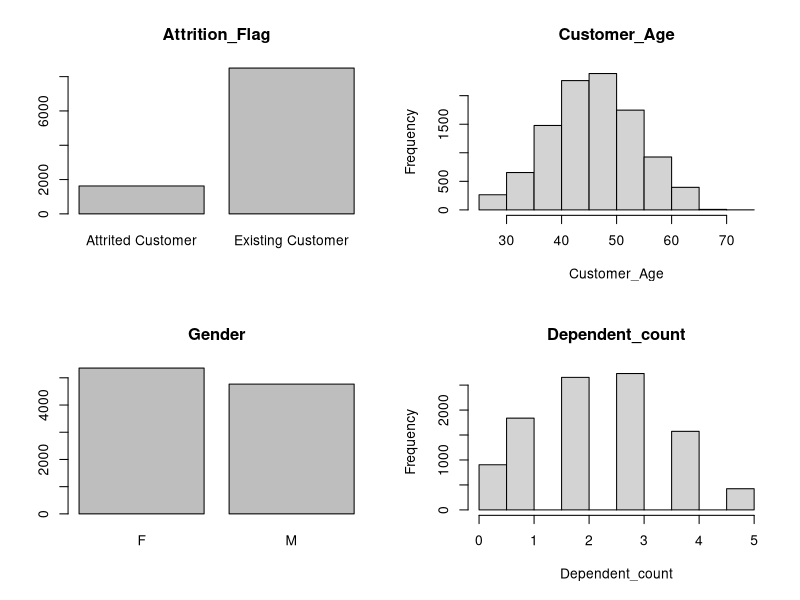
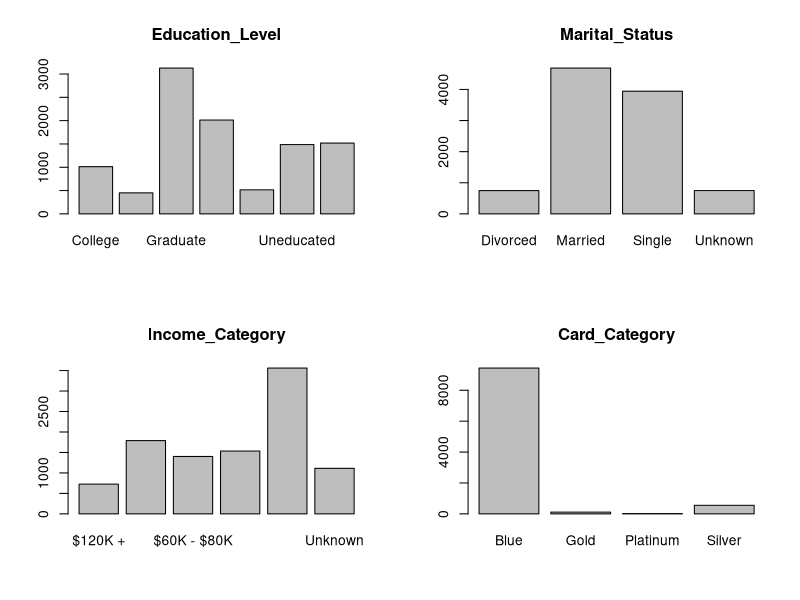
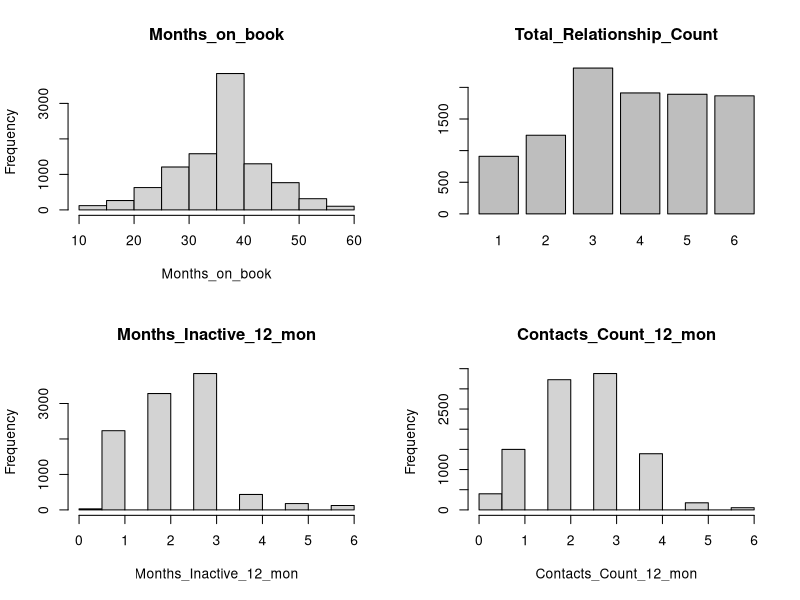
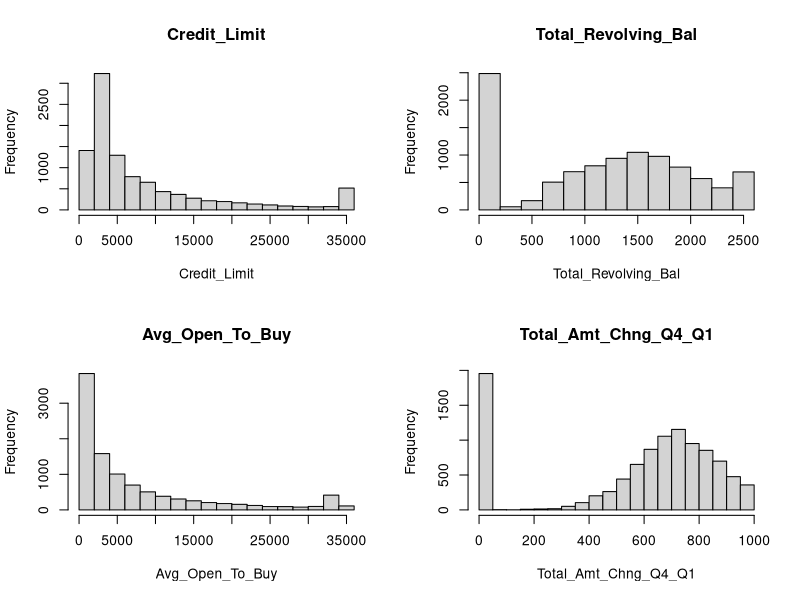
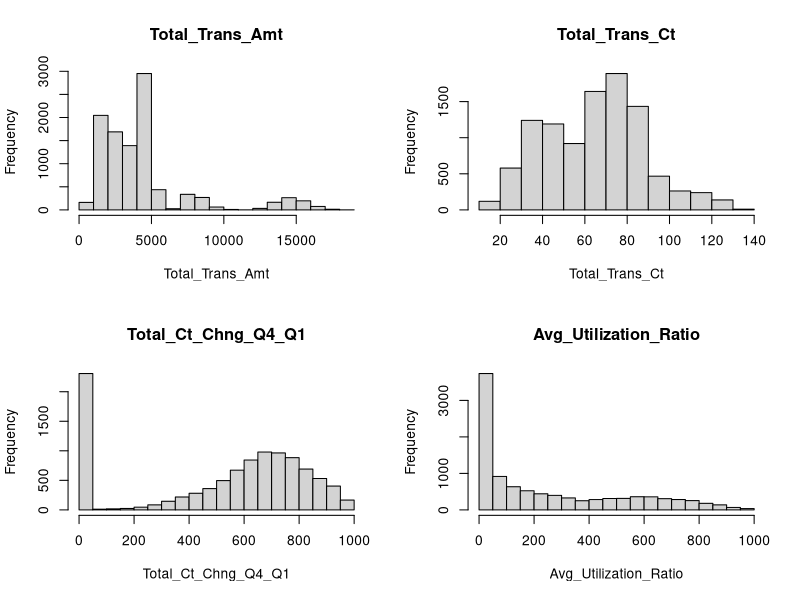
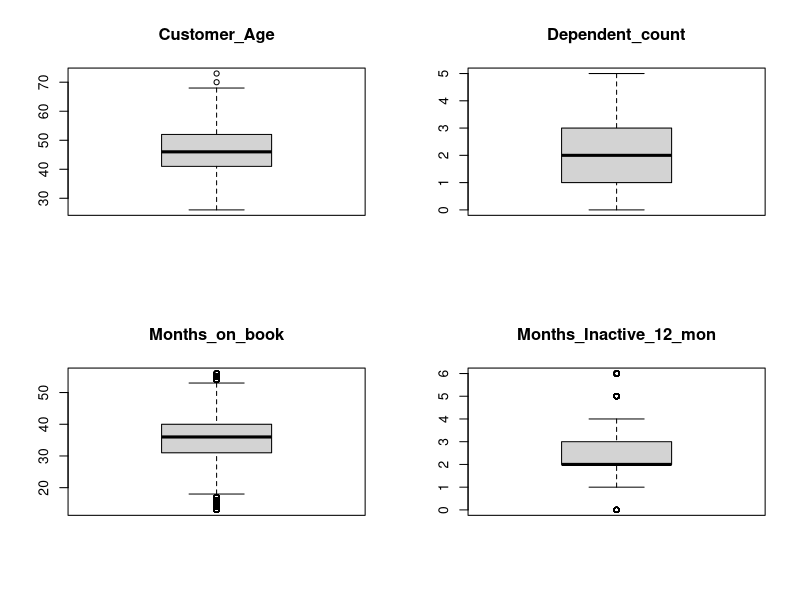
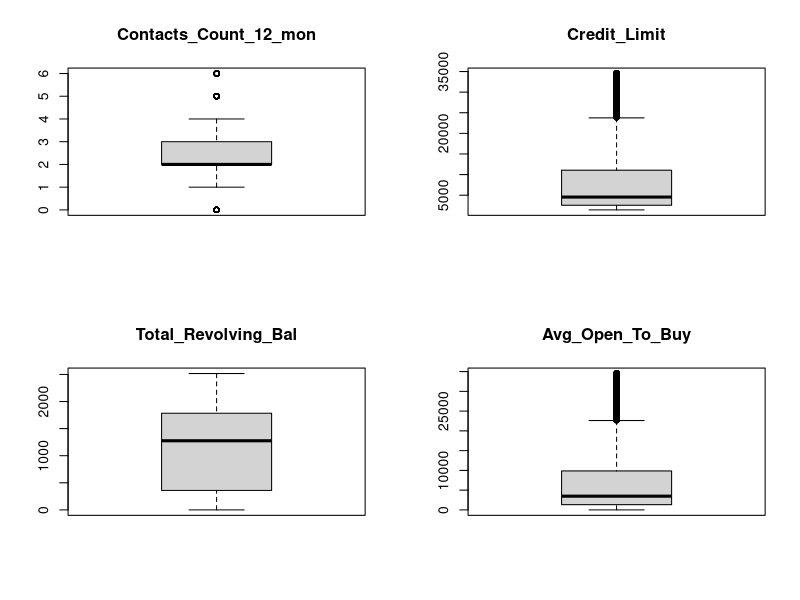
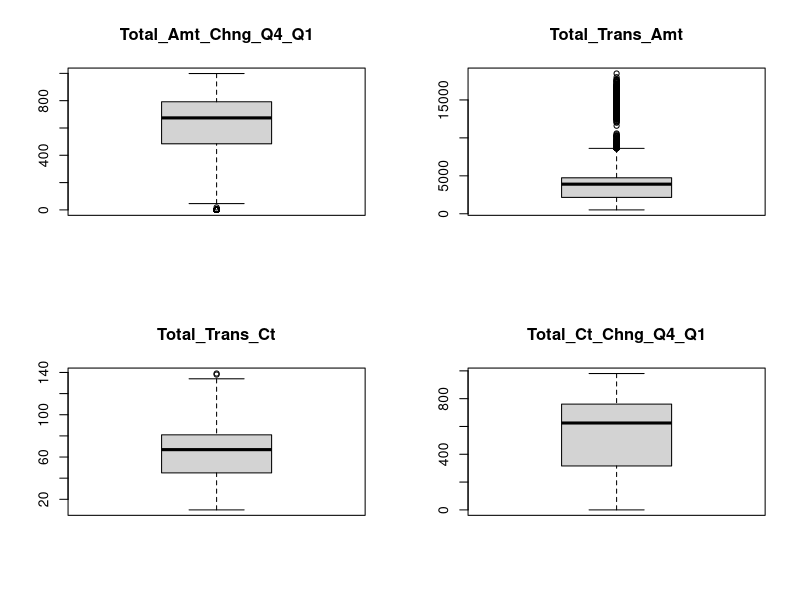

Reproduce these figures in R, in order.
## ---- chunk 1
knitr::opts_chunk$set(echo = TRUE)
## ---- chunk 2
# getwd()
## ---- chunk 3
#getwd()
## ---- chunk 4
df <- data.frame(read.csv("BankChurners.csv", header=TRUE))
attach(df)
head(df)
## ---- chunk 5
summary(df)
## ---- chunk 6
str(df) 
## ---- chunk 7
df <- df[,-(22:23)]
names(df)
## ---- chunk 8
sapply(df,class)
## ---- chunk 9
library(ggplot2)

par(mfrow=c(2,2))

#p1 <- plot(CLIENTNUM, main="CLIENTNUM")
p2 <- plot(as.factor(Attrition_Flag), main="Attrition_Flag")
p3 <- hist(Customer_Age, main="Customer_Age")
p4 <- plot(as.factor(Gender), main="Gender")
p5 <- hist(Dependent_count, main="Dependent_count")
p6 <- plot(as.factor(Education_Level), main="Education_Level")
p7 <- plot(as.factor(Marital_Status), main="Marital_Status") 
p8 <- plot(as.factor(Income_Category), main="Income_Category")    
p9 <- plot(as.factor(Card_Category), main="Card_Category")  
p10 <- hist(Months_on_book, main="Months_on_book")
p11 <- plot(as.factor(Total_Relationship_Count), main="Total_Relationship_Count")
p12 <- hist(Months_Inactive_12_mon, main="Months_Inactive_12_mon")  
p13 <- hist(Contacts_Count_12_mon, main="Contacts_Count_12_mon")  
p14 <- hist(Credit_Limit, main="Credit_Limit")  
p15 <- hist(Total_Revolving_Bal, main="Total_Revolving_Bal")  
p16 <- hist(Avg_Open_To_Buy, main="Avg_Open_To_Buy")  
p17 <- hist(Total_Amt_Chng_Q4_Q1, main="Total_Amt_Chng_Q4_Q1")  
p18 <- hist(Total_Trans_Amt, main="Total_Trans_Amt")  
p19 <- hist(Total_Trans_Ct, main="Total_Trans_Ct")  
p20 <- hist(Total_Ct_Chng_Q4_Q1, main="Total_Ct_Chng_Q4_Q1")  
p21 <- hist(Avg_Utilization_Ratio, main="Avg_Utilization_Ratio")  
## ---- chunk 10
sapply(df, function(x) class(x))
## ---- chunk 11
sapply(df, function(x) sum(is.na(x)))
## ---- chunk 12

par(mfrow=c(2,2))

#p1 <- boxplot(CLIENTNUM, main="CLIENTNUM")
p3 <- boxplot(Customer_Age, main="Customer_Age")
p5 <- boxplot(Dependent_count, main="Dependent_count")
p10 <- boxplot(Months_on_book, main="Months_on_book")
p12 <- boxplot(Months_Inactive_12_mon, main="Months_Inactive_12_mon")
p13 <- boxplot(Contacts_Count_12_mon, main="Contacts_Count_12_mon")  
p14 <- boxplot(Credit_Limit, main="Credit_Limit")  
p15 <- boxplot(Total_Revolving_Bal, main="Total_Revolving_Bal")  
p16 <- boxplot(Avg_Open_To_Buy, main="Avg_Open_To_Buy")  
p17 <- boxplot(Total_Amt_Chng_Q4_Q1, main="Total_Amt_Chng_Q4_Q1")  
p18 <- boxplot(Total_Trans_Amt, main="Total_Trans_Amt")  
p19 <- boxplot(Total_Trans_Ct, main="Total_Trans_Ct")  
p20 <- boxplot(Total_Ct_Chng_Q4_Q1, main="Total_Ct_Chng_Q4_Q1")  
p21 <- boxplot(Avg_Utilization_Ratio, main="Avg_Utilization_Ratio")  
## ---- chunk 13
x<-boxplot.stats(Customer_Age)$out
idx <- which(Customer_Age %in% x)
ca <- df$Customer_Age[idx] #Valores atípicos
min(ca)
max(ca)
length(ca)
ca
## ---- chunk 14
df$Customer_Age[df$Customer_Age>69] <- NA #Dejamos en NA solo los más extremos
df$Customer_Age[idx]
boxplot(df$Customer_Age)
## ---- chunk 15
idx <- which(is.na(df$Customer_Age))
length(idx) #número de valores perdidos

for (i in 1:length(idx)){
index <- idx[i]
df[index,]$Customer_Age <- median(df$Customer_Age, na.rm=TRUE ) #imputación
}
df$Customer_Age[idx] #mostramos el resultado
## ---- chunk 16
x<-boxplot.stats(Months_on_book)$out
idx <- which(Months_on_book %in% x)
mob <- df$Months_on_book[idx] #Valores atípicos
min(mob)
max(mob)
length(mob)
## ---- chunk 17
x<-boxplot.stats(Months_Inactive_12_mon)$out
idx <- which(Months_Inactive_12_mon %in% x)
mi <- df$Months_Inactive_12_mon[idx] #Valores atípicos
min(mi)
max(mi)
length(mi)
## ---- chunk 18
x<-boxplot.stats(Contacts_Count_12_mon)$out
idx <- which(Contacts_Count_12_mon %in% x)
cc <- df$Contacts_Count_12_mon[idx] #Valores atípicos
min(cc)
max(cc)
length(cc)
## ---- chunk 19
x<-boxplot.stats(Credit_Limit)$out
idx <- which(Credit_Limit %in% x)
cl <- df$Credit_Limit[idx] #Valores atípicos
min(cl)
max(cl)
length(cl)
## ---- chunk 20
x<-boxplot.stats(Avg_Open_To_Buy)$out
idx <- which(Avg_Open_To_Buy %in% x)
avg <- df$Avg_Open_To_Buy[idx] #Valores atípicos
min(avg)
max(avg)
length(avg)
## ---- chunk 21
x<-boxplot.stats(Total_Amt_Chng_Q4_Q1)$out
idx <- which(Total_Amt_Chng_Q4_Q1 %in% x)
tac <- df$Total_Amt_Chng_Q4_Q1[idx] #Valores atípicos
min(tac)
max(tac)
length(tac)
## ---- chunk 22
x<-boxplot.stats(Total_Trans_Amt)$out
idx <- which(Total_Trans_Amt %in% x)
tta <- df$Total_Trans_Amt[idx] #Valores atípicos
min(tta)
max(tta)
length(tta)
## ---- chunk 23
x<-boxplot.stats(Total_Trans_Ct)$out
idx <- which(Total_Trans_Ct %in% x)
ttc <- df$Total_Trans_Ct[idx] #Valores atípicos
min(ttc)
max(ttc)
length(ttc)
## ---- chunk 24
df$Total_Trans_Ct[df$Total_Trans_Ct>137] <- NA #Dejamos en NA solo los más extremos
df$Total_Trans_Ct[idx]
boxplot(df$Total_Trans_Ct)
## ---- chunk 25
idx <- which(is.na(df$Total_Trans_Ct))
length(idx) #número de valores perdidos

for (i in 1:length(idx)){
index <- idx[i]
df[index,]$Total_Trans_Ct <- median(df$Total_Trans_Ct, na.rm=TRUE ) #imputación
}
df$Total_Trans_Ct[idx] #mostramos el resultado
## ---- chunk 26
x<-boxplot.stats(Total_Ct_Chng_Q4_Q1)$out
idx <- which(Total_Ct_Chng_Q4_Q1 %in% x)
tcc <- df$Total_Ct_Chng_Q4_Q1[idx] #Valores atípicos
min(tcc)
max(tcc)
length(tcc)
## ---- chunk 27
# Exportación de los datos limpios en formato .csv
write.csv(df, "BankChurners_clean.csv")
